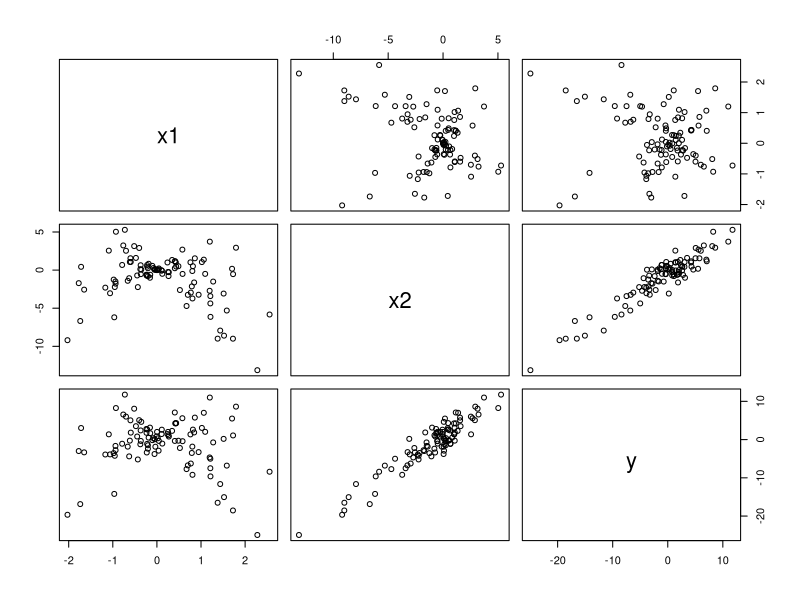

Write the R code that produced this figure. (Note: this script raises an error after producing the figure.)
library(glmnet)

# Not fake news, but fake data:
x1 <- rnorm(100)
x2 <- rnorm(100, mean = -1, sd = 3)*x1
y <- 1 + x1 + 2*x2 + rnorm(100, sd = 2)
data <- data.frame(x1 = x1, x2 = x2, y = y)
pairs(data)

# simple linear regression without regularization:
simple_lm <- lm(y ~ x1 + x2)
coefficients(simple_lm)

# regression using elastic-net regularization:
cv <- cv.glmnet(x = cbind(x1, x2), y = y)

# This is the optimal value for lambda according to cross-validation:
cv$lambda.min

# fitting a penalized regression model using the optimal value for lambda:
penalized_lm_opt <- glmnet(x = X, y, lambda = cv$lambda.min)
coef(penalized_lm_opt)